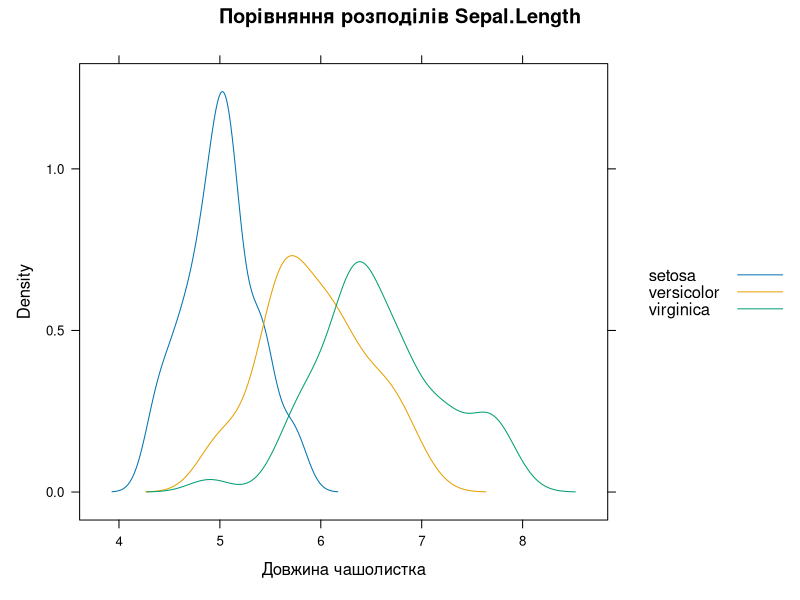

R code for this plot:
library(lattice)

# Використовуємо вбудований набір даних iris
data("iris")

# Density plot з overlay
densityplot(~ Sepal.Length,
            group = Species,
            data = iris,
            auto.key = TRUE,
            plot.points = FALSE,
            main = "Порівняння розподілів Sepal.Length",
            xlab = "Довжина чашолистка")
